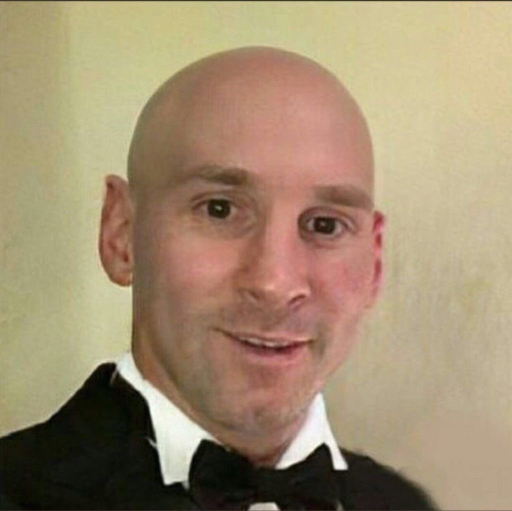
#> input picture mesi.jpg, 1024 x 1022 px (shown at 1/2 size); its folder holds only this picture in this run
$ python -i final_code.py   (imports and definitions only)
#> lines starting #> are read from the running program, lines starting #| are printed output that depends on the picture; after the words box and inside, x2 and y2 are one past the last pixel; in counts of white or black regions, pixels touching at a corner belong together
import cv2
import imutils
import numpy as np
import tkinter as tk
from tkinter import filedialog, messagebox
from PIL import Image, ImageTk, ImageOps
import skimage.filters as filters

def process_image(image_path):
#> called with image_path = 'mesi.jpg'
    img = cv2.imread(image_path)
#> img is the input picture: shape (1022, 1024, 3); mean B, G, R 113.3, 141.8, 161.9
    if img is None:
        raise ValueError("Image not found. Check the file name and path.")

    sharpen_kernel = np.array([[-1, -1, -1], [-1, 9, -1], [-1, -1, -1]])
    sharpened = cv2.filter2D(img, -1, sharpen_kernel)

    gray = cv2.cvtColor(sharpened, cv2.COLOR_BGR2GRAY)
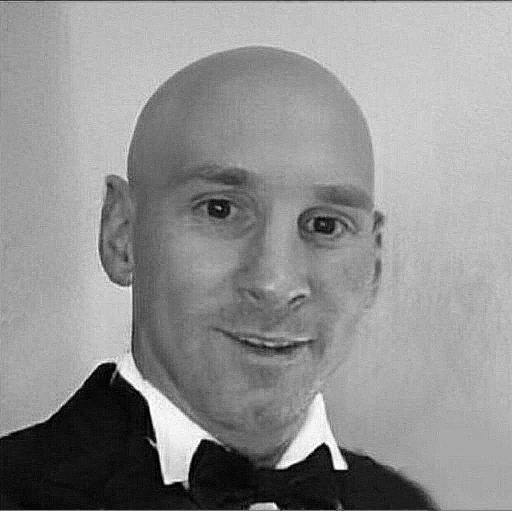
#> gray: shape (1022, 1024) (shown at 1/2 size); min 0, max 255, mean 144.7
    gray = cv2.GaussianBlur(gray, (7, 7), 0)

    v = np.median(gray)
#> v = 161
    lower = int(max(0, (1.0 - 0.33) * v))
#> lower = 107
    upper = int(min(255, (1.0 + 0.33) * v))
#> upper = 214
    edges = cv2.Canny(gray, lower, upper)
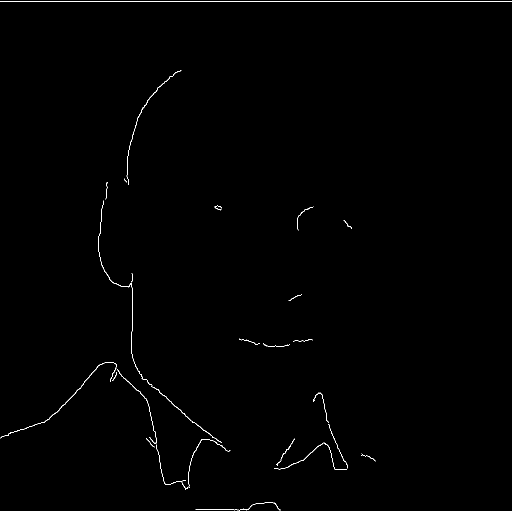
#> edges: shape (1022, 1024) (shown at 1/2 size); 0.41% white in thin lines or dots

    kernel = np.ones((5, 5), np.uint8)
    dilated = cv2.dilate(edges, kernel, iterations=3)
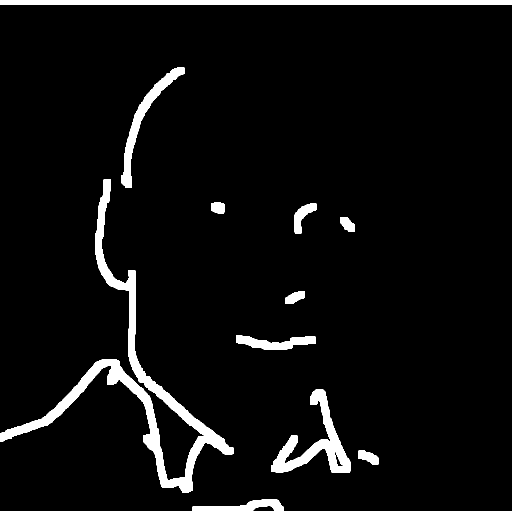
#> dilated: shape (1022, 1024) (shown at 1/2 size); 5.2% white; 11 white regions, largest, box (x1, y1, x2, y2) and area: (0, 358, 467, 986) 24503, (0, 0, 1024, 9) 9216, (543, 778, 701, 946) 7706
    closed = cv2.erode(dilated, kernel, iterations=2)
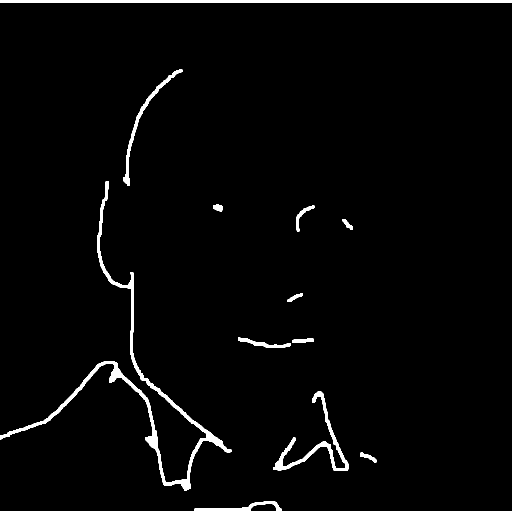
#> closed: shape (1022, 1024) (shown at 1/2 size); 2.2% white; 12 white regions

    contours = cv2.findContours(closed, cv2.RETR_EXTERNAL, cv2.CHAIN_APPROX_SIMPLE)
#> contours = 12 contours; largest, box (x1, y1, x2, y2) and area: (0, 362, 463, 982) 8675, (0, 0, 1024, 5) 4092, (547, 782, 697, 942) 2670, (246, 139, 365, 372) 1517, (389, 1003, 563, 1022) 852
    contours = imutils.grab_contours(contours)

    min_area_threshold = 5000
    contours = [c for c in contours if cv2.contourArea(c) > min_area_threshold]
#> contours = 1 contour; box (x1, y1, x2, y2) and area: (0, 362, 463, 982) 8675

    if not contours:
        print("No contours found.")
        return None, None

    contour = max(contours, key=cv2.contourArea)
#> contour = contour of 1076 points, box (x1, y1, x2, y2) (0, 362, 463, 982), area 8675
    epsilon = 0.02 * cv2.arcLength(contour, True)
#> epsilon = 61.44
    approx = cv2.approxPolyDP(contour, epsilon, True)
#> approx = contour of 10 points, box (x1, y1, x2, y2) (0, 362, 463, 982), area 4857

    if len(approx) != 4:
        print("Could not find a suitable quadrilateral.")
        return None, None

    pts = approx.reshape(4, 2)
    rect = np.zeros((4, 2), dtype="float32")

    s = pts.sum(axis=1)
    rect[0] = pts[np.argmin(s)]
    rect[2] = pts[np.argmax(s)]
    diff = np.diff(pts, axis=1)
    rect[1] = pts[np.argmin(diff)]
    rect[3] = pts[np.argmax(diff)]

    width = int(max(np.linalg.norm(rect[0] - rect[1]), np.linalg.norm(rect[2] - rect[3])))
    height = int(max(np.linalg.norm(rect[0] - rect[3]), np.linalg.norm(rect[1] - rect[2])))
    dst = np.array([[0, 0], [width - 1, 0], [width - 1, height - 1], [0, height - 1]], dtype="float32")

    M = cv2.getPerspectiveTransform(rect, dst)
    warped = cv2.warpPerspective(img, M, (width, height))

    gray_warped = cv2.cvtColor(warped, cv2.COLOR_BGR2GRAY)
    blurred_dilation = cv2.GaussianBlur(gray_warped, (51, 51), 0)
    division = cv2.divide(gray_warped, blurred_dilation, scale=255)
    sharp = filters.unsharp_mask(division, radius=5, amount=1, preserve_range=False)
    sharp = (255 * sharp).clip(0, 255).astype(np.uint8)
    thresh = cv2.threshold(sharp, 0, 255, cv2.THRESH_BINARY + cv2.THRESH_OTSU)[1]

    return sharp, thresh

# [72 lines left out: functions open_file, display_image, download_image, add_mesi_background, create_rainbow_button, not called in this run]


# [3 lines not run here, left out]

#Canvas setup with scrollbars
# [1 line that did not run here, left out]
# [1 line not run here, left out]

# [1 line that did not run here, left out]
# [1 line not run here, left out]

# [1 line that did not run here, left out]
# [1 line not run here, left out]

# [1 line that did not run here, left out]
# [3 lines not run here, left out]

#Resize the canvas when the window is resized
def on_canvas_resize(event):
    canvas.config(scrollregion=canvas.bbox("all"))

# [1 line not run here, left out]

#Buttons and other
# [1 line that did not run here, left out]
# [1 line not run here, left out]

# [1 line that did not run here, left out]
# [1 line not run here, left out]

# [1 line that did not run here, left out]
# [1 line not run here, left out]

# [1 line that did not run here, left out]
# [1 line not run here, left out]

# [1 line that did not run here, left out]
# [3 lines not run here, left out]

>>> result = process_image('mesi.jpg')
